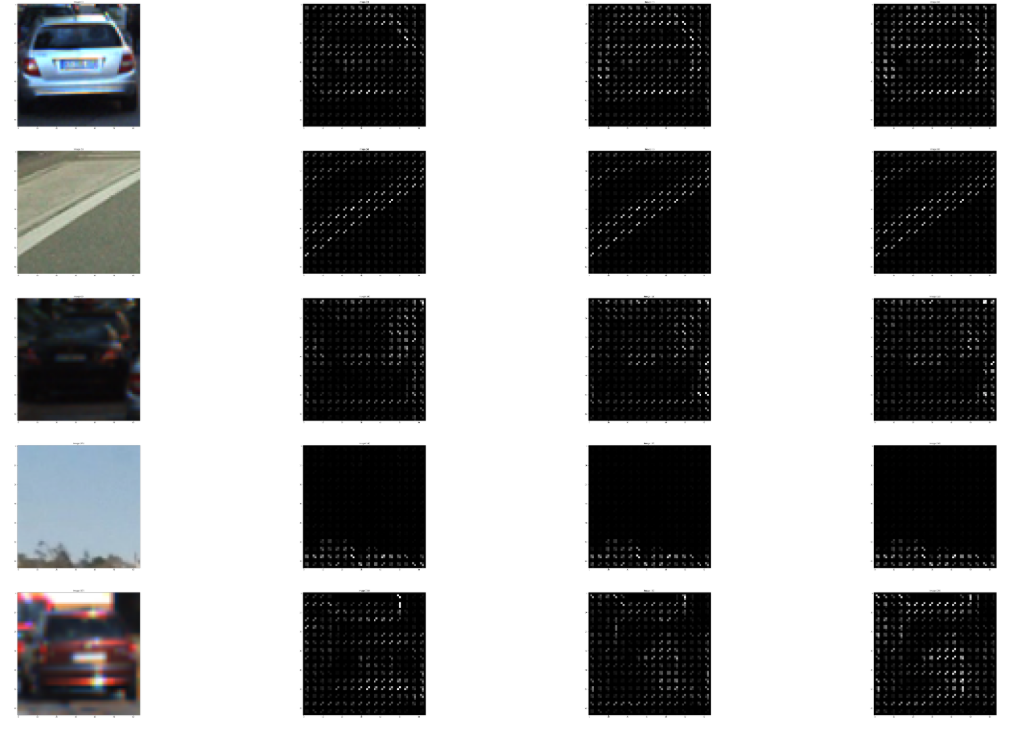
#> input picture examples/HOG_example.png, 1023 x 729 px
$ python -i lesson_functions.py   (imports and definitions only)   (older library calls are emulated)
#> lines starting #> are read from the running program, lines starting #| are printed output that depends on the picture
import matplotlib.image as mpimg
import numpy as np
import cv2
from skimage.feature import hog
# Define a function to return HOG features and visualization
def get_hog_features(img, orient, pix_per_cell, cell_per_block,
                        vis=False, feature_vec=True):
    # Call with two outputs if vis==True
    if vis == True:
        features, hog_image = hog(img, orientations=orient,
                                  pixels_per_cell=(pix_per_cell, pix_per_cell),
                                  block_norm= 'L2-Hys',
                                  cells_per_block=(cell_per_block, cell_per_block),
                                  transform_sqrt=True,
                                  visualise=vis, feature_vector=feature_vec)
        return features, hog_image
    # Otherwise call with one output
    else:
        features = hog(img, orientations=orient,
                       pixels_per_cell=(pix_per_cell, pix_per_cell),
                       cells_per_block=(cell_per_block, cell_per_block),
                       block_norm= 'L2-Hys',
                       transform_sqrt=True,
                       visualise=vis, feature_vector=feature_vec)
        return features

# Define a function to compute binned color features
def bin_spatial(img, size=(32, 32)):
    # Use cv2.resize().ravel() to create the feature vector
    features = cv2.resize(img, size).ravel()
    # Return the feature vector
    return features

# Define a function to compute color histogram features
# NEED TO CHANGE bins_range if reading .png files with mpimg!
def color_hist(img, nbins=32, bins_range=(0, 256)):
    # Compute the histogram of the color channels separately
    channel1_hist = np.histogram(img[:,:,0], bins=nbins, range=bins_range)
    channel2_hist = np.histogram(img[:,:,1], bins=nbins, range=bins_range)
    channel3_hist = np.histogram(img[:,:,2], bins=nbins, range=bins_range)
    # Concatenate the histograms into a single feature vector
    hist_features = np.concatenate((channel1_hist[0], channel2_hist[0], channel3_hist[0]))
    # Return the individual histograms, bin_centers and feature vector
    return hist_features

# Define a function to extract features from a list of images
# Have this function call bin_spatial() and color_hist()
# [105 lines left out: functions extract_features, slide_window, draw_boxes, not called in this run]


# Define a function to extract features from a single image window
# This function is very similar to extract_features()
# just for a single image rather than list of images
def single_img_features(img, color_space='RGB', spatial_size=(32, 32),
                        hist_bins=32, orient=9,
                        pix_per_cell=8, cell_per_block=2, hog_channel=0,
                        spatial_feat=True, hist_feat=True, hog_feat=True):
    #1) Define an empty list to receive features
    img_features = []
    #2) Apply color conversion if other than 'RGB'
    if color_space != 'RGB':
        if color_space == 'HSV':
            feature_image = cv2.cvtColor(img, cv2.COLOR_RGB2HSV)
        elif color_space == 'LUV':
            feature_image = cv2.cvtColor(img, cv2.COLOR_RGB2LUV)
        elif color_space == 'HLS':
            feature_image = cv2.cvtColor(img, cv2.COLOR_RGB2HLS)
        elif color_space == 'YUV':
            feature_image = cv2.cvtColor(img, cv2.COLOR_RGB2YUV)
        elif color_space == 'YCrCb':
            feature_image = cv2.cvtColor(img, cv2.COLOR_RGB2YCrCb)
    else: feature_image = np.copy(img)
    #3) Compute spatial features if flag is set
    if spatial_feat == True:
        spatial_features = bin_spatial(feature_image, size=spatial_size)
        #4) Append features to list
        img_features.append(spatial_features)
    #5) Compute histogram features if flag is set
    if hist_feat == True:
        hist_features = color_hist(feature_image, nbins=hist_bins)
        #6) Append features to list
        img_features.append(hist_features)
    #7) Compute HOG features if flag is set
    if hog_feat == True:
        if hog_channel == 'ALL':
            hog_features = []
            for channel in range(feature_image.shape[2]):
                hog_features.extend(get_hog_features(feature_image[:,:,channel],
                                    orient, pix_per_cell, cell_per_block,
                                    vis=False, feature_vec=True))
        else:
            hog_features = get_hog_features(feature_image[:,:,hog_channel], orient,
                        pix_per_cell, cell_per_block, vis=False, feature_vec=True)
        #8) Append features to list
        img_features.append(hog_features)

    #9) Return concatenated array of features
    return np.concatenate(img_features)

>>> import cv2
>>> picture = cv2.cvtColor(cv2.imread('examples/HOG_example.png'), cv2.COLOR_BGR2RGB)
>>> result = single_img_features(picture)
#> in bin_spatial, `features = cv2.resize(img, size).ravel()`: features = 3072 values, max 255 at index 12, min 0 at index 30, mean 168.1
#> in single_img_features, `spatial_features = bin_spatial(feature_image, size=spatial_size)`: spatial_features has the same summary as features in bin_spatial
#> in color_hist, `hist_features = np.concatenate((channel1_hist[0], channel2_hist[0], ch..`: hist_features = 96 values, max 436772 at index 95, min 559 at index 60, mean 23305.2
#> in get_hog_features, `features = hog(img, orientations=orient, pixels_per_cell=(pix_per_cell..`:
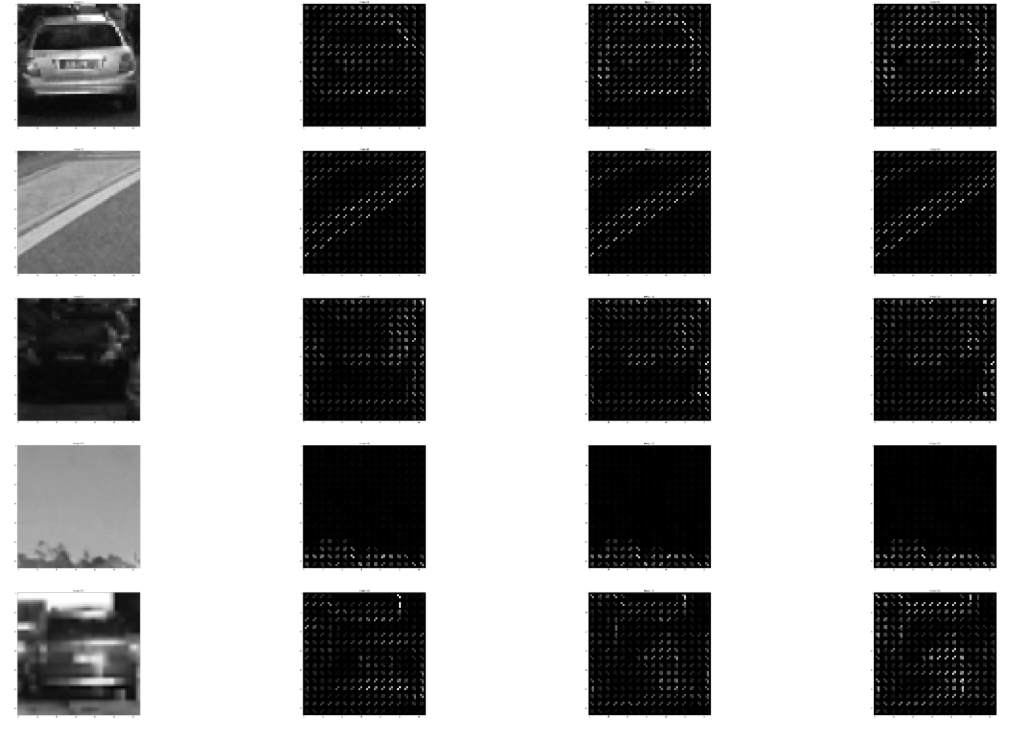
#> img: shape (729, 1023); min 0, max 255, mean 164.2

$ run again, on examples/bboxes_and_heat_1.png
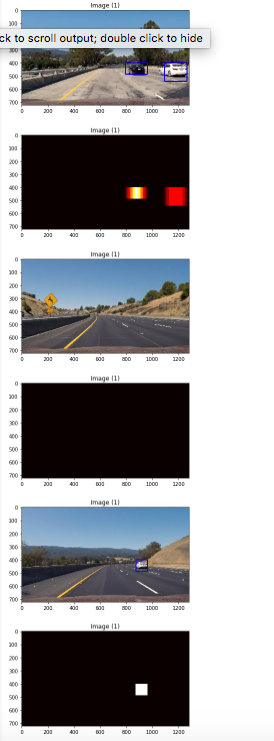
#> input picture examples/bboxes_and_heat_1.png, 274 x 741 px
#> features = 3072 values, max 255 at index 0, min 0 at index 586, mean 162.5
#> spatial_features has the same summary as features in bin_spatial
#> in color_hist, `hist_features = np.concatenate((channel1_hist[0], channel2_hist[0], ch..`: hist_features = 96 values, max 98939 at index 31, min 125 at index 33, mean 6344.8
#> in get_hog_features, `features = hog(img, orientations=orient, pixels_per_cell=(pix_per_cell..`:
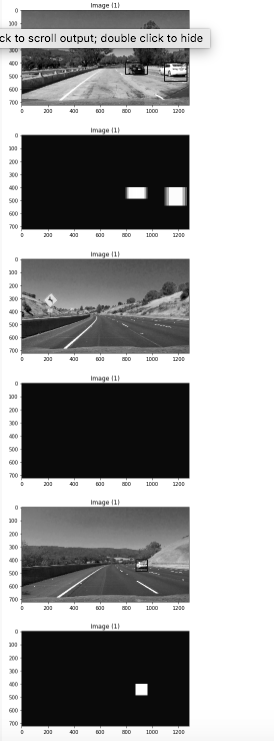
#> img: shape (741, 274); min 0, max 255, mean 162

$ run again, on examples/bboxes_and_heat_2.png
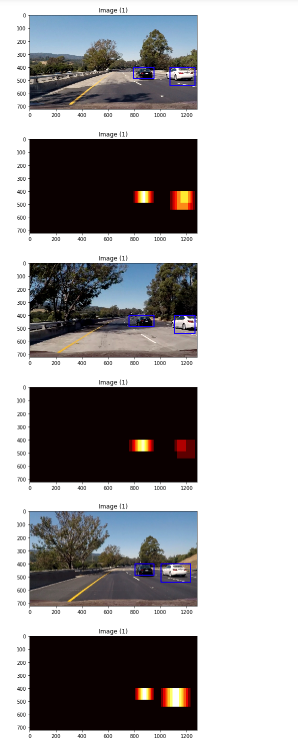
#> input picture examples/bboxes_and_heat_2.png, 298 x 749 px
#> features = 3072 values, max 255 at index 0, min 0 at index 586, mean 169.1
#> spatial_features has the same summary as features in bin_spatial
#> in color_hist, `hist_features = np.concatenate((channel1_hist[0], channel2_hist[0], ch..`: hist_features = 96 values, max 123813 at index 31, min 270 at index 60, mean 6975.1
#> in get_hog_features, `features = hog(img, orientations=orient, pixels_per_cell=(pix_per_cell..`:
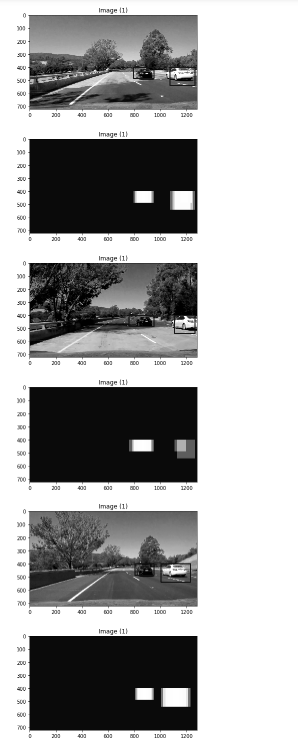
#> img: shape (749, 298); min 0, max 255, mean 169.3

$ run again, on examples/car_not_car.png
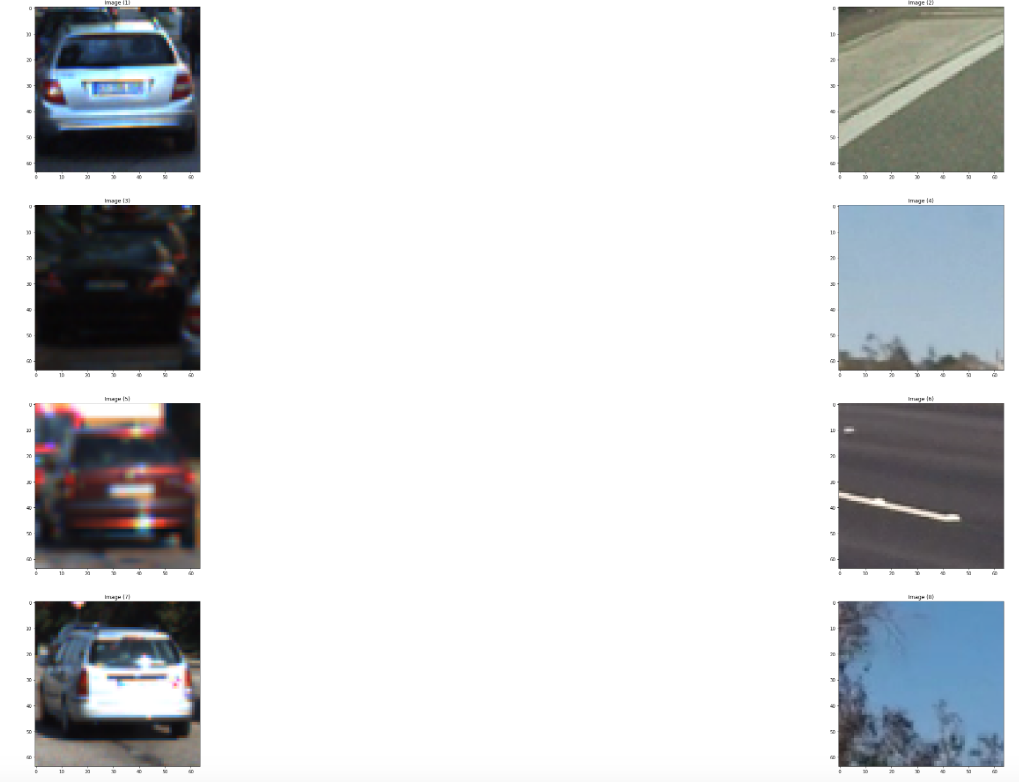
#> input picture examples/car_not_car.png, 1019 x 782 px
#> features = 3072 values, max 255 at index 0, min 7 at index 1156, mean 211.7
#> spatial_features has the same summary as features in bin_spatial
#> in color_hist, `hist_features = np.concatenate((channel1_hist[0], channel2_hist[0], ch..`: hist_features = 96 values, max 577871 at index 95, min 550 at index 0, mean 24901.8
#> in get_hog_features, `features = hog(img, orientations=orient, pixels_per_cell=(pix_per_cell..`:
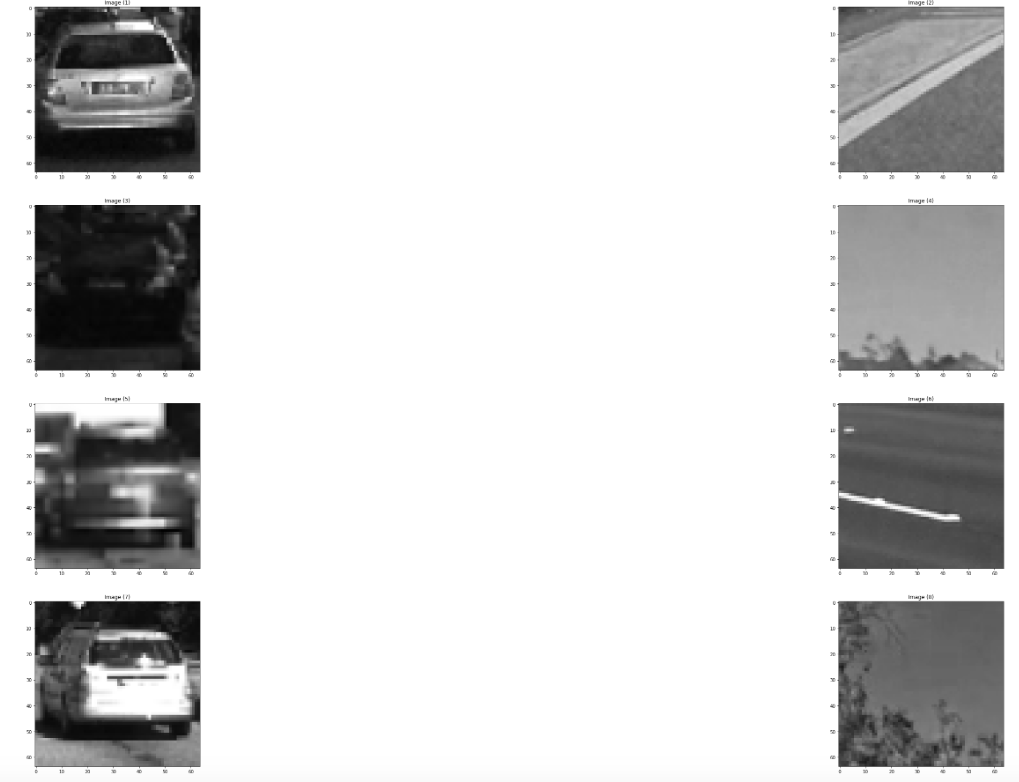
#> img: shape (782, 1019); min 2, max 255, mean 210.8
